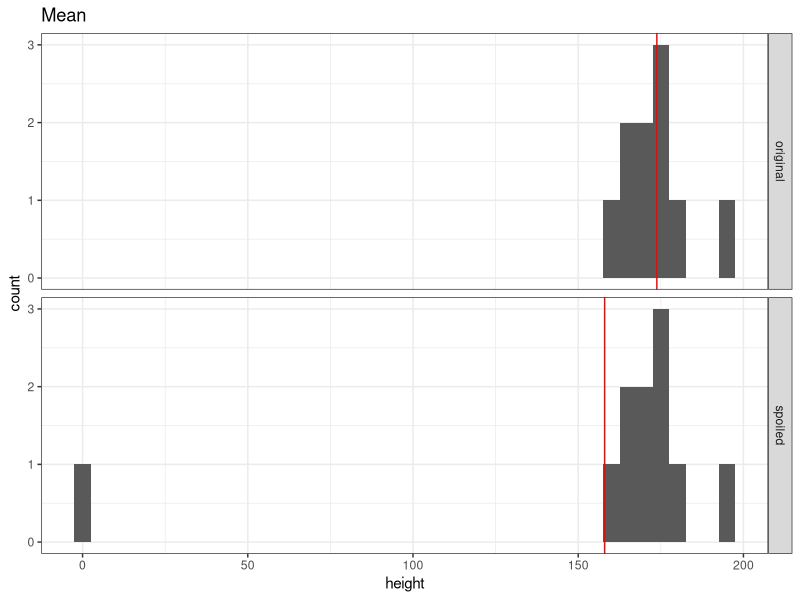
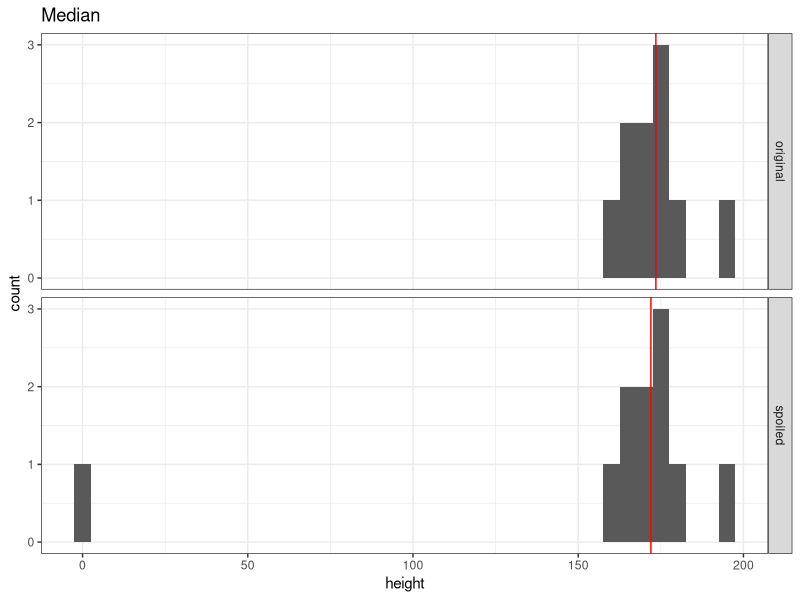
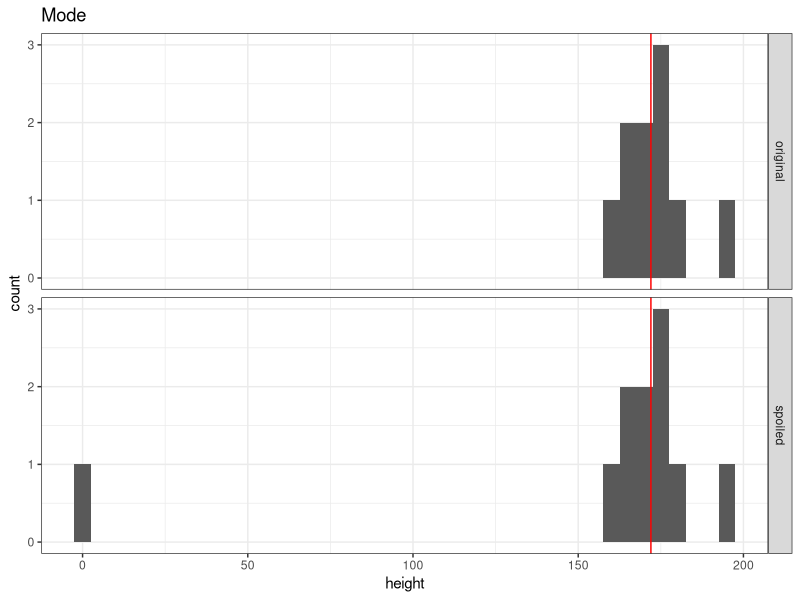
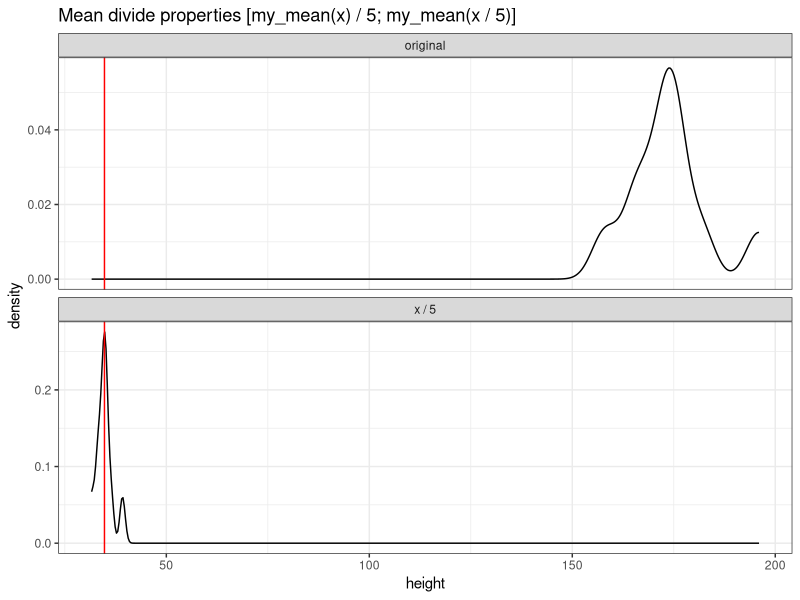
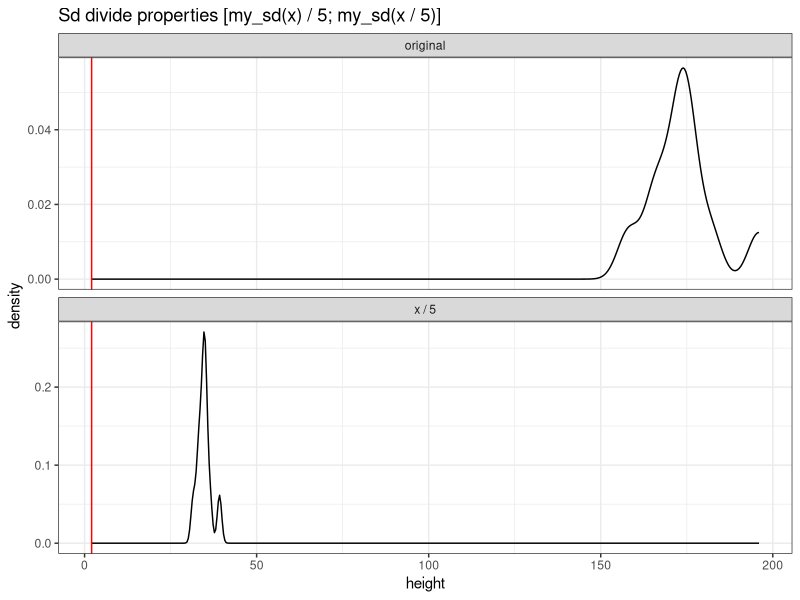

The R script that drew these images, in order:
## ---- chunk 1
knitr::opts_chunk$set(echo = TRUE)
library(mlbench)
library(ggplot2)
library(dplyr)
library(matrixStats)
## ---- chunk 2
v <- c(175, 176, 182, 165, 167, 172, 175, 196, 158, 172)
v_sp <- c(v, 0)
## ---- chunk 3
plot_hist <- function(x, x_sp, title, fun) {
  original <- data.frame(height = x, group = "original")
  spoiled <- data.frame(height = x_sp, group = "spoiled")
  dataviz <- rbind(original, spoiled)

  x_fun <- fun(x)
  x_sp_fun <- fun(x_sp)

  vline <- data.frame(z = c(x_fun, x_sp_fun), group = c("original", "spoiled"))
  ggplot(dataviz, aes(x = height)) +
      geom_histogram(binwidth = 5) +
      geom_vline(aes(xintercept = z), vline, colour = "red")+
      facet_grid(group ~ .) +
      theme_bw() + ggtitle(title)
}
## ---- chunk 4
my_mean <- function(x){
  sum(x) / length(x)
}

# v_mean <- my_mean(v)
# v_mean_sp <- my_mean(v_sp)

if (my_mean(v) == mean(v)) "Mean is correct! my_mean(v) = mean(v)"
if (my_mean(v_sp) == mean(v_sp)) "Mean is correct! my_mean(v_sp) = mean(v_sp)"

plot_hist(v, v_sp, "Mean", my_mean)
## ---- chunk 5
my_median <- function(x){
  n = length(x)
  half <- n %/% 2
  
  if(n %% 2 == 1) sort(x)[half]
  else mean(sort(x)[half:(half+1)])
}

# v_median <- my_median(v)
# v_median_sp <- my_median(v_sp)

if (my_median(v) == median(v)) "Median is correct! my_median(v) = median(v)"
if (my_median(v_sp) == median(v_sp)) "Median is correct! my_median(v_sp) = median(v_sp)"

plot_hist(v, v_sp, "Median", my_median)
## ---- chunk 6
# TODO if sample with several modes
my_mode <- function(x) {
  strtoi(names(sort(table(x), decreasing = TRUE)[1]), base=0L)
}

# v_mode <- my_mode(v)
# v_mode_sp <- my_mode(v_sp)

plot_hist(v, v_sp, "Mode", my_mode)
## ---- chunk 7
v_rpl <- replace(v, 1, 0)
## ---- chunk 8
my_var <- function(x) {
  sum((x - mean(x))^2) / (length(x) - 1)
}

if (my_var(v) == var(v)) "Variance is correct! my_var(v) = var(v)"
if (my_var(v_rpl) == var(v_rpl)) "Variance is correct! my_var(v_rpl) = var(v_rpl)"
## ---- chunk 9
my_sd <- function(x) {
  sqrt(my_var(x))
}

if (my_sd(v) == sd(v)) "SD is correct! my_sd(v) = sd(v)"
if (my_sd(v_rpl) == sd(v_rpl)) "SD is correct! my_sd(v_rpl) = sd(v_rpl)"
## ---- chunk 10
Name <- c("mean(v - 100) == mean(v) - 100", 
          "mean(v / 100) == mean(v) / 100", 
          "sum(v - mean(v))", 
          "var(v - 100) == var(v)", 
          "var(v / 100) == var(v) / 10000", 
          "sd(v / 100) == sd(v) / 100")
Value <- c(
  round(my_mean(v - 100), 6) == round(my_mean(v) - 100, 6), # 1
  round(my_mean(v / 100), 6) == round(my_mean(v) / 100, 6), # 2
  round(sum(v - my_mean(v)), 6), # 3
  round(my_var(v - 100), 6) == round(my_var(v), 6), # 4
  round(my_var(v / 100), 6) == round(my_var(v) / 10000, 6), # 5
  round(my_sd(v / 100), 6) == round(my_sd(v) / 100, 6) # 6
)

properties <- data.frame(Name, Value)
properties
## ---- chunk 11
plot_properties <- function(x, denominator, title, fun) {
  x_dv <- x / denominator

  original <- data.frame(height = x, group = "original")
  trans_dv <- data.frame(height = x_dv, group = sprintf("x / %d", denominator))
  dataviz <- rbind(original, trans_dv)

  x_fun <- fun(x) / denominator
  x_dv_fun <- fun(x_dv)

  vline <- data.frame(z = c(x_fun, x_dv_fun), group = c("original", sprintf("x / %d", denominator)))

  ggplot(dataviz, aes(x = height)) +
      geom_density() +
      geom_vline(aes(xintercept = z), vline, colour = "red")+
      facet_wrap(vars(group), nrow = 2, scales = 'free_y') +
      theme_bw() + ggtitle(sprintf(title, denominator, denominator))
}
## ---- chunk 12
denominator = 5
plot_properties(v, denominator, "Mean divide properties [my_mean(x) / %d; my_mean(x / %d)]", my_mean)
## ---- chunk 13
# TODO two SDs around mean
denominator = 5
plot_properties(v, denominator, "Sd divide properties [my_sd(x) / %d; my_sd(x / %d)]", sd)
## ---- chunk 14
library(dplyr)

data(PimaIndiansDiabetes2)
df <- PimaIndiansDiabetes2[2:8]

my_summary <- function(x) {
  q1 <- round(sapply(x, quantile, probs = 0.25, na.rm = TRUE), 2)
  q3 <- round(sapply(x, quantile, probs = 0.75, na.rm = TRUE), 2)
  res <- data.frame(
    N = sapply(x, function(x) sum(!is.na(x))),
    Missed = sapply(x, function(x) sum(is.na(x))),
    Mean = round(sapply(x, mean, na.rm = TRUE), 2), 
    Median = round(sapply(x, median, na.rm = TRUE), 2),
    Min = round(sapply(x, min, na.rm = TRUE), 2),
    Max = round(sapply(x, max, na.rm = TRUE), 2),
    Q1 = q1,
    Q3 = q3,
    IQR = q3 - q1,
    SD = round(sapply(x, sd, na.rm = TRUE), 2)
    )
  res <- t(res)
  data.frame(res[,order(colnames(res))])
}

df <- my_summary(df)
tibble(cbind(Measurements = row.names(df), df))%>% 
    knitr::kable()
